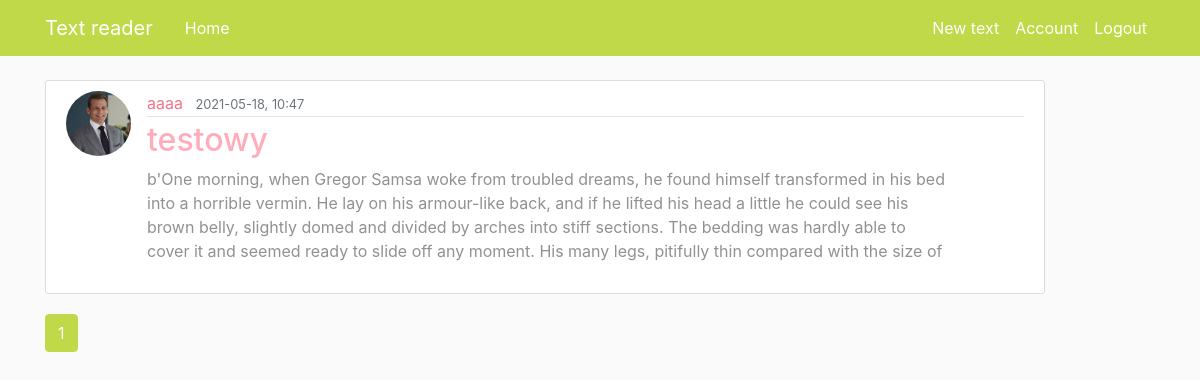
Screenshot of /home (signed in) with the database file from the repository.
### textToSpeechApp/models.py (models this page shows, shortened)
class Post(db.Model):
    id = db.Column(db.Integer, primary_key=True)
    title = db.Column(db.String(100), nullable=False)
    date_posted = db.Column(db.DateTime, nullable=False, default=datetime.utcnow) #we pass function not current date
    content = db.Column(db.Text,nullable=False)
    last_part = db.Column(db.Integer, nullable=False, default=0)
    number_of_parts = db.Column(db.Integer, nullable=False)
    user_id = db.Column(db.Integer, db.ForeignKey('user.id'), nullable=False)#user is lowercase because here its the tablename which should be low

class User(db.Model, UserMixin): #inheritance inside parenthesis
    id = db.Column(db.Integer, primary_key=True)
    username = db.Column(db.String(20), unique=True, nullable=False)
    email = db.Column(db.String(120), unique=True, nullable=False)
    image_file = db.Column(db.String(20), nullable=False, default='default.jpg')
    password = db.Column(db.String(60), nullable=False)
    posts = db.relationship('Post', backref='author', lazy=True) #reltionship to Post-model,

### textToSpeechApp/routes.py (the view, shortened to what this page needs)
@app.route("/")
@app.route("/home")
def home():
    page = request.args.get('page', default=1, type=int)
    num_of_posts = 0
    if current_user.is_authenticated:  # and has_posts != []:
        posts = Post.query.filter_by(user_id=current_user.id).order_by(Post.date_posted.desc()).paginate(page=page,
                                                                                                         per_page=5)
        num_of_posts = Post.query.filter_by(user_id=current_user.id).order_by(Post.date_posted.desc()).count()
    else:
        posts = []
    return render_template('home.html', posts=posts, num_of_posts=num_of_posts)

### textToSpeechApp/models.py (called while the page is built)
@login_manager.user_loader
def load_user(user_id):
    return User.query.get(int(user_id))

### textToSpeechApp/routes.py (called while the page is built)
@app.after_request
def after_request(response):
    response.headers.add('Cache-Control', 'no-store, no-cache, must-revalidate, post-check=0, pre-check=0')
    return response

### textToSpeechApp/templates/home.html
{% extends "layout.html" %}
{% block content%}
{% if posts != [] %}
{% if num_of_posts == 0 %}
<div style="text-align:left;">
    <h4>You don't have any text yet! Add one:</h4>
    <a class="btn btn-secondary btn-sm mt-1 mb-1" href="{{ url_for('new_post') }}">Add text</a>
</div>
{% else %}
{% for post in posts.items %}
<article class="media content-section">
    <a href="{{ url_for('user_posts', username=post.author.username) }}">
    <img class="rounded-circle article-img"
         src="{{ url_for('static', filename='profile_pics/' +post.author.image_file) }}">
    </a>
    <div class="media-body" >
        <div class="article-metadata">
            <a class="mr-2" href="{{ url_for('user_posts', username=post.author.username) }}">{{ post.author.username }}</a>
            <small class="text-muted">{{ post.date_posted.strftime('%Y-%m-%d, %H:%M') }}</small>
        </div>
        <h2><a class="article-title" href="{{ url_for('post', post_id=post.id) }}">{{ post.title }}</a></h2>
        <p class="article-content" style=" width: 800px; height: 100px; overflow: hidden;
           text-overflow: ellipsis; white-space: pre-wrap;">{{ post.content }}</p>
    </div>
</article>
{% endfor %}
{% for page_num in posts.iter_pages(left_edge=1, right_edge=1, left_current=1, right_current=2) %}
    {% if page_num %}
        {% if posts.page == page_num %}
            <a class="btn btn-info mb-4" href="{{ url_for('home', page=page_num) }}">{{ page_num }}</a>
        {% else %}
            <a class="btn btn-outline-info mb-4" href="{{ url_for('home', page=page_num) }}">{{ page_num }}</a>
        {% endif %}
    {% else %}
        ...
    {% endif %}
{% endfor %}
{% endif %}
{% else %}
<h2>Check if you're logged in!</h2>
{% endif %}
{% endblock content %}

### textToSpeechApp/templates/layout.html (shortened to what this page needs)
<!DOCTYPE html>
<html lang="en">
<head>
    <link rel="stylesheet" href="https://stackpath.bootstrapcdn.com/bootstrap/4.3.1/css/bootstrap.min.css">
    <link rel="stylesheet" type="text/css" href="{{ url_for('static', filename='main.css') }}">
</head>
<body>
    <header class="site-header">
      <nav class="navbar navbar-expand-md navbar-dark bg-steel fixed-top">
        <div class="container">
          <a class="navbar-brand mr-4" href="/">Text reader</a>
          <div class="collapse navbar-collapse" id="navbarToggle">
            <div class="navbar-nav mr-auto">
              <a class="nav-item nav-link" href="{{ url_for('home') }}">Home</a>
            </div>
            <div class="navbar-nav">
                {% if current_user.is_authenticated %}
                    <a class="nav-item nav-link" href="{{ url_for('new_post') }}">New text</a>
                    <a class="nav-item nav-link" href="{{ url_for('account') }}">Account</a>
                    <a class="nav-item nav-link" href="{{ url_for('logout') }}">Logout</a>
                {% else %}
                    <a class="nav-item nav-link" href="{{ url_for('login') }}">Login</a>
                    <a class="nav-item nav-link" href="{{ url_for('register') }}">Register</a>
                {% endif %}
            </div>
          </div>
        </div>
      </nav>
    </header>
    <main role="main" class="container">
      <div class="row">
        <div class="col-md-8">
          {% block content %}{% endblock %}
        </div>
      </div>
    </main>
</body>
</html>

### textToSpeechApp/static/main.css (style rules this page uses)
body { background: #fafafa; color: #333333; margin-top: 5rem; }
h1, h2, h3, h4, h5, h6 { color: #444444; }
.bg-steel { background-color: #bfd949; }
.site-header .navbar-nav .nav-link { color: #ffffff; }
.content-section { background: #ffffff; padding: 10px 20px; border: 1px solid #dddddd; border-radius: 3px; margin-bottom: 20px; color: #919191; }
.article-title { color: #ffadbb; }
.article-content { white-space: pre-line; }
.article-img { height: 65px; width: 65px; margin-right: 16px; }
.article-metadata { padding-bottom: 1px; margin-bottom: 4px; border-bottom: 1px solid #e3e3e3 }
a { color: #f0768b; }
.btn-info { background-color: #bfd949; border-color: #bfd949; }
.content-section { width: 1000px; }

### rows the page displays
Post: image_file (placeholder picture), author.username "aaaa", date_posted "2021-05-18, 10:47", title "testowy", content "b'One morning, when Gregor Samsa woke from troubled dreams, he found himself transformed in his bed into a horrible vermin. He lay on his armour-like back, and if he lifted his head a little he could see his brown belly, slightly domed and divided by arches into stiff sections. The bedding was hardly able to cover it and seemed ready to slide off any moment. His many legs, pitifully thin compared with the size of…"

### other values shown
{{ page_num }} "1"
